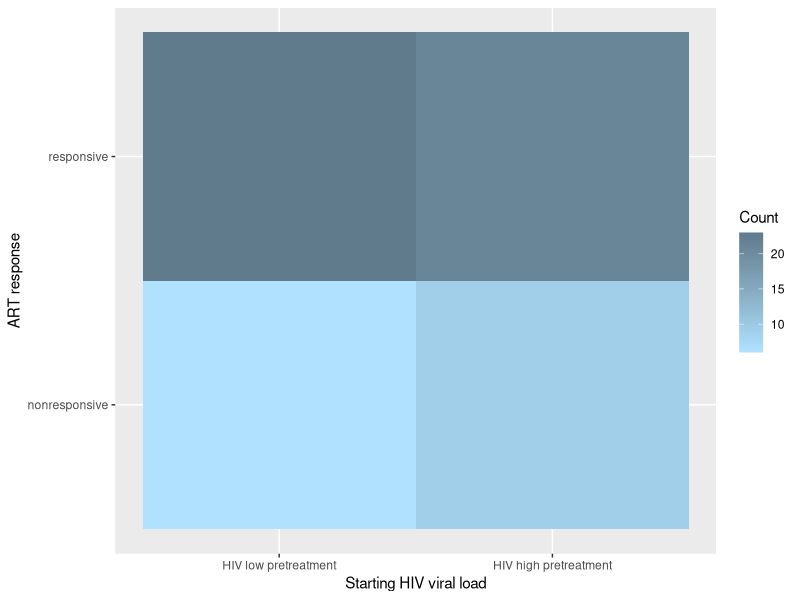

Here is the R script that generated this plot:
library(tidyverse)
library(reshape2)

# load metadata
meta <- read_delim(file="hiv_metadata.tsv", delim="\t")

#### METADATA WRANGLING ####

# define thresholds
v2threshold <- 25000 #some sources say below 10000 is low if not on ART (may adjust later)
v3threshold <- 200 #CDC defines <200 as viral suppression under ART

# clean HIV-1 viral load column and create response column
meta_redef <- mutate(meta, `HIV-1_viral_load` = ifelse(grepl("ND", `HIV-1_viral_load`), "0", `HIV-1_viral_load`)) %>% #ND (not detectable) viral loads converted to 0
  mutate(`HIV-1_viral_load` = ifelse(grepl("Negative", `HIV-1_viral_load`), NA, `HIV-1_viral_load`)) %>% #values for HIV negative samples coverted to NA
  mutate(`HIV-1_viral_load` = as.numeric(`HIV-1_viral_load`)) %>%
  filter(`Cohort_Short`!="B" | `HIV-1_viral_load`>=v3threshold) %>% #remove ART-experienced individuals responsive to therapy
  group_by(`PID`) %>%
  filter(n()>1) %>% #remove individuals with only one visit
  ungroup() %>%
  mutate(response = case_when(
    `Visit`==2 & `HIV-1_viral_load`<v2threshold & `Cohort_Short`=="A" ~ "HIV low pretreatment", 
    `Visit`==2 & `HIV-1_viral_load`>=v2threshold & `Cohort_Short`=="A" ~ "HIV high pretreatment",
    `Visit`==3 & `HIV-1_viral_load`<v3threshold & `Cohort_Short`=="A" ~ "responsive",
    `Visit`==3 & `HIV-1_viral_load`>=v3threshold & `Cohort_Short`=="A" ~ "nonresponsive",
    `Visit`==3 & `Cohort_Short`=="B" ~ "ART-experienced nonresponsive V3",
    `Visit`==2 & `Cohort_Short`=="B" ~ "ART-experienced nonresponsive V2",
    is.na(`HIV-1_viral_load`) ~ "Healthy"
  ))%>%
  mutate(IL6_Cat = case_when( #create column categorizing IL6 level
    `IL-6_pg_mL`<=5 ~ "normal",
    `IL-6_pg_mL`>5 ~ "high"
  ))%>%
  mutate(CRP_Cat = case_when( #create column categorizing CRP level
    `CRP_mg_L`<=3 ~ "normal",
    `CRP_mg_L`>3 ~ "high"
  ))%>%
  mutate(response_patient = case_when( #make response column
    `Visit`==3 & `HIV-1_viral_load`<v3threshold & `Cohort_Short`=="A" ~ "responsive",
    `Visit`==3 & `HIV-1_viral_load`>=v3threshold & `Cohort_Short`=="A" ~ "nonresponsive",
    `Visit`==3 & `Cohort_Short`=="B" ~ "ART-experienced nonresponsive V3",
    `Visit`==2 & `Cohort_Short`=="B" ~ "ART-experienced nonresponsive V2",
    is.na(`HIV-1_viral_load`) ~ "Healthy"
  ))  %>%
  group_by(`PID`) %>% 
  mutate(across(`response_patient`, ~ coalesce(.x, first(.x, na_rm=TRUE))))%>% #apply response category to samples from both timepoints for same patient
  mutate(start_viral_load = case_when( #make column for starting viral load high/low
    `Visit`==2 & `HIV-1_viral_load`<v2threshold & `Cohort_Short`=="A" ~ "HIV low pretreatment", 
    `Visit`==2 & `HIV-1_viral_load`>=v2threshold & `Cohort_Short`=="A" ~ "HIV high pretreatment",
    `Visit`==2 & `Cohort_Short`=="B" ~ NA,
    is.na(`HIV-1_viral_load`) ~ "Healthy"
  )) %>%
  mutate(across(`start_viral_load`, ~ coalesce(.x, first(.x,  na_rm=TRUE))))%>% #apply starting viral load category to samples from both timepoints for same patient
  ungroup()

# save modified metadata file to uplaod to server
write.table(meta_redef, file="hiv_metadata_filt.tsv", quote=FALSE, sep="\t", row.names=FALSE)

# load manifest and filter samples to match redefined metadata
manifest_filt <- read_delim(file="hiv_manifest.tsv", delim="\t") %>%
  subset(`sample-id` %in% meta_redef$`sample-id`)

#save filtered manifest to upload to server
write.table(manifest_filt, file="hiv_manifest_filt.tsv", quote=FALSE, sep="\t", row.names=FALSE)

#### HEATMAP ####
#make metadata table for heatmap (only ART naive samples)
meta_heat <- group_by(meta_redef, `PID`) %>%
  filter(`Cohort_Short`=="A") %>%
  arrange(`PID`, `response`) %>%
  summarise(response_comb = paste(`response`, collapse = ","), .groups = "drop") %>%
  separate(response_comb, into=c("start_viral_load", "response"), sep=",")

# make heatmap
response_table <- table(meta_heat$response, meta_heat$start_viral_load) 
response_table <- response_table[,c(2,1)]
heatmap <- ggplot(melt(response_table), aes(Var2, Var1)) + 
  geom_tile(aes(fill=value)) +
  scale_fill_gradient(low = "lightskyblue1", high = "lightskyblue4") +
  labs(x="Starting HIV viral load", y="ART response", fill="Count")

#save heatmap
ggsave(filename = "art_response_heatmap.png"
       , heatmap
       , height=4, width=5)
